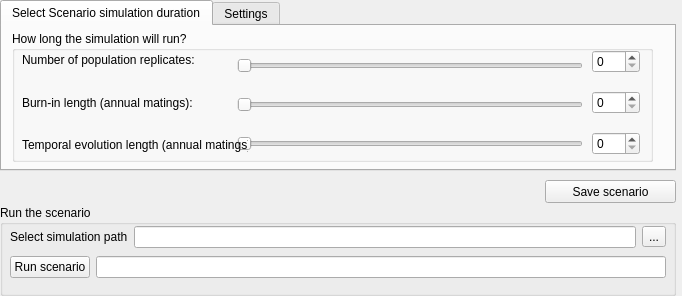
      <widget class="QWidget" name="page_7">
       <property name="geometry">
        <rect>
         <x>0</x>
         <y>0</y>
         <width>682</width>
         <height>296</height>
        </rect>
       </property>
       <attribute name="label">
        <string>Page 3 - Run or re-run the current Scenario</string>
       </attribute>
       <widget class="QGroupBox" name="groupBox_6">
        <property name="geometry">
         <rect>
          <x>0</x>
          <y>205</y>
          <width>676</width>
          <height>91</height>
         </rect>
        </property>
        <property name="title">
         <string>Run the scenario</string>
        </property>
        <widget class="QWidget" name="layoutWidget">
         <property name="geometry">
          <rect>
           <x>10</x>
           <y>50</y>
           <width>656</width>
           <height>25</height>
          </rect>
         </property>
         <layout class="QHBoxLayout" name="horizontalLayout_38">
          <item>
           <widget class="QPushButton" name="pushButton_11">
            <property name="text">
             <string>Run scenario</string>
            </property>
           </widget>
          </item>
          <item>
           <widget class="QLineEdit" name="lineEdit_14"/>
          </item>
         </layout>
        </widget>
        <widget class="QWidget" name="layoutWidget">
         <property name="geometry">
          <rect>
           <x>10</x>
           <y>21</y>
           <width>656</width>
           <height>22</height>
          </rect>
         </property>
         <layout class="QHBoxLayout" name="horizontalLayout_51">
          <item>
           <widget class="QLabel" name="label_31">
            <property name="text">
             <string>Select simulation path</string>
            </property>
           </widget>
          </item>
          <item>
           <widget class="QLineEdit" name="lineEdit_16"/>
          </item>
          <item>
           <widget class="QToolButton" name="toolButton_4">
            <property name="text">
             <string>...</string>
            </property>
           </widget>
          </item>
         </layout>
        </widget>
       </widget>
       <widget class="QPushButton" name="pushButton_8">
        <property name="geometry">
         <rect>
          <x>545</x>
          <y>180</y>
          <width>131</width>
          <height>23</height>
         </rect>
        </property>
        <property name="text">
         <string>Save scenario</string>
        </property>
       </widget>
       <widget class="QTabWidget" name="tabWidget_2">
        <property name="geometry">
         <rect>
          <x>0</x>
          <y>0</y>
          <width>676</width>
          <height>171</height>
         </rect>
        </property>
        <property name="currentIndex">
         <number>0</number>
        </property>
        <widget class="QWidget" name="tab_3">
         <attribute name="title">
          <string>Select Scenario simulation duration</string>
         </attribute>
         <widget class="QGroupBox" name="groupBox_27">
          <property name="geometry">
           <rect>
            <x>10</x>
            <y>5</y>
            <width>641</width>
            <height>131</height>
           </rect>
          </property>
          <property name="title">
           <string>How long the simulation will run?</string>
          </property>
          <widget class="QWidget" name="layoutWidget_40">
           <property name="geometry">
            <rect>
             <x>580</x>
             <y>7</y>
             <width>48</width>
             <height>131</height>
            </rect>
           </property>
           <layout class="QVBoxLayout" name="verticalLayout_40">
            <item>
             <widget class="QSpinBox" name="spinBox_37"/>
            </item>
            <item>
             <widget class="QSpinBox" name="spinBox_38"/>
            </item>
            <item>
             <widget class="QSpinBox" name="spinBox_39"/>
            </item>
           </layout>
          </widget>
          <widget class="QWidget" name="layoutWidget_41">
           <property name="geometry">
            <rect>
             <x>225</x>
             <y>9</y>
             <width>346</width>
             <height>131</height>
            </rect>
           </property>
           <layout class="QVBoxLayout" name="verticalLayout_41">
            <item>
             <widget class="QSlider" name="horizontalSlider_45">
              <property name="orientation">
               <enum>Qt::Horizontal</enum>
              </property>
             </widget>
            </item>
            <item>
             <widget class="QSlider" name="horizontalSlider_46">
              <property name="orientation">
               <enum>Qt::Horizontal</enum>
              </property>
             </widget>
            </item>
            <item>
             <widget class="QSlider" name="horizontalSlider_47">
              <property name="orientation">
               <enum>Qt::Horizontal</enum>
              </property>
             </widget>
            </item>
           </layout>
          </widget>
          <widget class="QWidget" name="layoutWidget_42">
           <property name="geometry">
            <rect>
             <x>10</x>
             <y>11</y>
             <width>226</width>
             <height>121</height>
            </rect>
           </property>
           <layout class="QVBoxLayout" name="verticalLayout_42">
            <item>
             <widget class="QLabel" name="label_58">
              <property name="text">
               <string>Number of population replicates:</string>
              </property>
             </widget>
            </item>
            <item>
             <widget class="QLabel" name="label_59">
              <property name="text">
               <string>Burn-in length (annual matings):</string>
              </property>
             </widget>
            </item>
            <item>
             <widget class="QLabel" name="label_60">
              <property name="text">
               <string>Temporal evolution length (annual matings):</string>
              </property>
             </widget>
            </item>
           </layout>
          </widget>
         </widget>
        </widget>
        <widget class="QWidget" name="tab_4">
         <attribute name="title">
          <string>Settings</string>
         </attribute>
        </widget>
       </widget>
      </widget>
